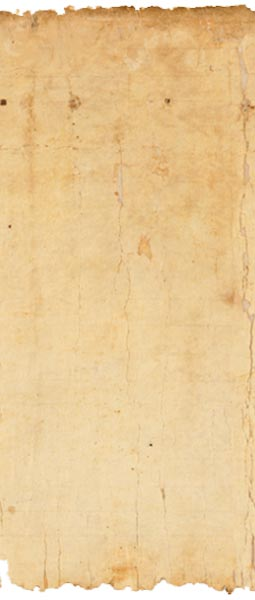
#> input picture src/viewer/images/roller/texture.jpg, 255 x 600 px
$ python tile_image.py ../src/viewer/images/roller/texture.jpg ../src/viewer/images/roller   (Python 2 division)   (older library calls are emulated)
#> lines starting #> are read from the running program, lines starting #| are printed output that depends on the picture
#> further down, img is the input picture: PIL image 255x600 RGB; mean R, G, B 232.5, 200.7, 150.1
#!/usr/bin/python
# Copyright 2011 Google Inc.
#
# Licensed under the Apache License, Version 2.0 (the "License");
# you may not use this file except in compliance with the License.
# You may obtain a copy of the License at
#
#     http://www.apache.org/licenses/LICENSE-2.0
#
# Unless required by applicable law or agreed to in writing, software
# distributed under the License is distributed on an "AS IS" BASIS,
# WITHOUT WARRANTIES OR CONDITIONS OF ANY KIND, either express or implied.
# See the License for the specific language governing permissions and
# limitations under the License.


"""Manipulate images to create different versions and tiles.

This class creates thumbnail, watermarked and resized versions and tiles of
images, and saves them to service.
"""
__author__ = 'lirona@google.com (Liron Achdut)'
__author__ = 'eyalf@google.com (Eyal Fink)'

import math
import sys
import os
import os.path
from PIL import Image
from PIL import ImageDraw
from PIL import ImageFont
import simplejson

# The height of the watermark text as part of the height of the image.
TEXTMARK_HEIGHT = 0.06
# The space in pixels to be left from the bottom right corner when pasting text.
TEXTMARK_SPACE = 5

MAX_TILE_SIZE = 256

class ImageManipulator(object):
  """Creates needed versions and tiles for images and saves them to service.

  This class is used for processing images. Its main functionality is in the
  'Manipulate' method, which recieves a filename of an Image and creates and
  saves all necessary manipulations to service.

  Attributes:
    watermark: An Image that will be used as a watermark (used on tiles).
  """

  def __init__(self, watermark=None):
    self.watermark = watermark

  # [83 lines left out: functions _Watermark, _Textmark, _CubicThumbnail, not called in this run]

  def _Resize(self, image, size):
    """Creates a proportional resized image.

    Resizes the image to the given size.
    If the given size is not proportional to the image's size, returns the
    biggest proportional copy of the image which fits in the given size.

    Args:
      image: The Image to watermark.
      size: A tuple representing the wanted width and height.

    Returns:
      A new Image of the given size.
    """
    img = image.copy()
    img.thumbnail(size, Image.ANTIALIAS)
    return img

  def _ResizeHeight(self, image, height):
    """Creates a proportional resized image with the given height.

    Resizes the image to keep it's proportions but have the given height.

    Args:
      image: The Image to watermark.
      height: The wanted height.

    Returns:
      A new Image with the given height.
    """
#> called with height = 35
    size = (image.size[0], height)
#> size = (255, 35)
    img = self._Resize(image, size)
    return img

  def _CreateTiles(self, image, tiles_dir):
    """Creates tiles for zooming with Maps API and saves them to service.

    Creates all necessary tiles for zooming in the image using Maps API.
    Saves the tiles and a JSON file with tile information back to service.

    Args:
      image: The Image to process.
      tiles_dir: The direcotry to which we write the tiles.

    Returns:
      A tuple containing the size of each tile and the number of zoom levels.
    """
#> called with tiles_dir = '../src/viewer/images/roller'
    width, height = image.size
#> width = 255; height = 600
    size = max(width, height)
#> size = 600

    # Calculate the maximum number of zoom levels that fit in the image.
    # We're looking for the biggest number such that:
    # 2**zoomlevels * tile_size <= image's size
    zoomlevels = int(math.ceil(math.log(size / float(MAX_TILE_SIZE), 2)))
#> zoomlevels = 2

    # If the image is smaller than the tile size, make one tile in zoom level 0
    # which is the watermarked image + one more zoom level.
    if zoomlevels <= 0:
      zoomlevels = 2
      tile_size = (width, height)
    else:
      # Calculate size of tiles in all zoom levels
      # (fits in MAX_TILE_SIZE x MAX_TILE_SIZE)
      tile_size = (int(round(float(width) / (2 ** zoomlevels))),
                   int(round(float(height) / (2 ** zoomlevels))))
#> tile_size = (64, 150)
      zoomlevels += 1
#> zoomlevels = 3

    for zoom in range(zoomlevels):
      ntiles = 2 ** zoom
      tile_width = float(width) / ntiles
      tile_width = int(round(tile_width))
      tile_height = float(height) / ntiles
      tile_height = int(round(tile_height))
      for x in range(0, ntiles):
        for y in range (0, ntiles):
          box = (x * tile_width, y * tile_height,
                 (x+1) * tile_width, (y+1) * tile_height)
          tile = image.crop(box)
          # The box might be beyond the image so we are putting
          # black pixels.
          right_leftover = ((x+1) * tile_width) - width
          if right_leftover > 0:
            tile.paste(0, (tile.size[0] - right_leftover, 0,
                           tile.size[0], tile.size[1]))

          bottom_leftover = (y+1) * tile_height - height
          if bottom_leftover > 0:
            tile.paste(0, (0, tile.size[1] - bottom_leftover,
                           tile.size[0], tile.size[1]))

          tile.resize(tile_size)
          if self.watermark:
            tile = self._Watermark(tile)
          tile_name = '%s/%s_%s_%s.png' % (tiles_dir, zoom, x, y)

          if not os.path.exists(os.path.dirname(tile_name)):
            os.makedirs(os.path.dirname(tile_name))
          tile.save(tile_name)
          print 'Adding tile %s' % tile_name
#> this loop made 3 passes
#> pass 2, in _CreateTiles, `tile.save(tile_name)`:
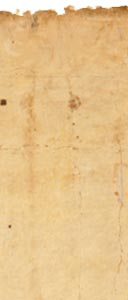
#> saved as 1_0_0.png: PIL image 128x300 RGB; mean R, G, B 229.7, 194.2, 140.2
#> pass 2, in _CreateTiles, `tile.save(tile_name)`:
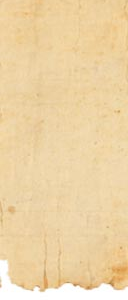
#> saved as 1_0_1.png: PIL image 128x300 RGB; mean R, G, B 237.3, 211.1, 165.4
#> pass 2, in _CreateTiles, `tile.save(tile_name)`:
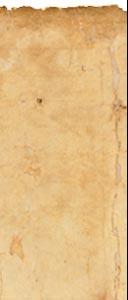
#> saved as 1_1_0.png: PIL image 128x300 RGB; mean R, G, B 225.6, 187.6, 131.9
#> pass 2, in _CreateTiles, `tile.save(tile_name)`:
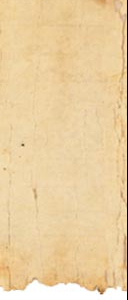
#> saved as 1_1_1.png: PIL image 128x300 RGB; mean R, G, B 233.8, 206.6, 160.8
#> after the loop:
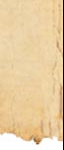
#> tile: PIL image 64x150 RGB; mean R, G, B 231.8, 205.6, 162.6

    json_string = simplejson.dumps({'zoomlevels': zoomlevels,
                                    'tileSize': tile_size})
    json_name = '%s/info.json' % tiles_dir
    open(json_name, 'w').write(json_string)
    print 'Adding json file %s' % json_name

    return (tile_size, zoomlevels)


if __name__ == '__main__':
  filename = sys.argv[1]
  tiles_dir = sys.argv[2]
  base_filename = filename[:filename.rfind('.')]

  img = Image.open(filename)

  manipulator = ImageManipulator()
  thumb = manipulator._ResizeHeight(img, 35)
  thumb.save('%s-thumb.png' % base_filename)

  manipulator._CreateTiles(img, tiles_dir)
#> (the call stopped at in _CreateTiles, `json_string = simplejson.dumps({'zoomlevels': zoomlevels, 'tileSize': ..`: simplejson is not available in this run)
